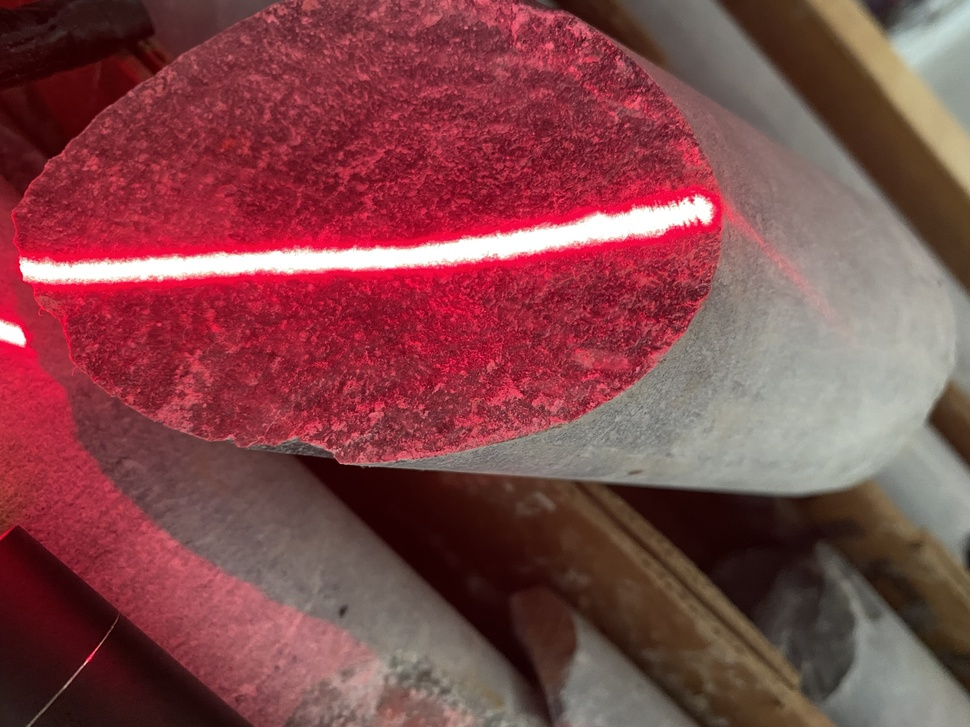
#> input picture ImageProcessing/roughness/IMG_1196.JPEG, 970 x 727 px, shrunk from 2048 x 1536 before the run
$ jupyter execute roughtness.ipynb
#> lines starting #> are read from the running program, lines starting #| are printed output that depends on the picture; after the words box and inside, x2 and y2 are one past the last pixel; in counts of white or black regions, pixels touching at a corner belong together
# Import Packages

[cell 1]
import cv2
import numpy as np

# Reading the image

[cell 2]
img = cv2.imread('IMG_1196.JPEG')
#> img is the input picture: shape (727, 970, 3); mean B, G, R 74.1, 70.5, 130.1
imghsv = cv2.cvtColor(img, cv2.COLOR_BGR2HSV)
#> imghsv: shape (727, 970, 3); mean H, S, V 96.5, 130.5, 130.4

# Determining bounds for red

Based on the results, I think I need to change the bounds a bit. Its catching some of the samples edges and some of the background. Probably just a stricter bound will be okay

[cell 3]
red_lower = np.array([0,100,20])
red_upper = np.array([255, 255, 255])

# Apply Mask

[cell 4]
mask = cv2.inRange(imghsv, red_lower, red_upper)
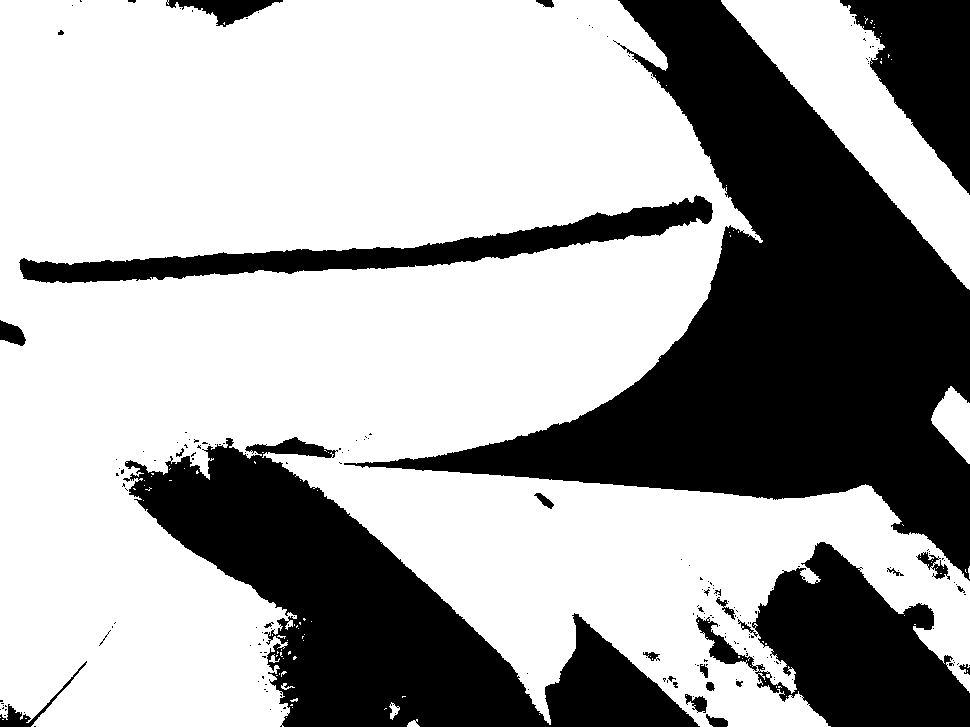
#> mask: shape (727, 970); 65.5% white; 200 black regions (172 under 20 px), largest, box (x1, y1, x2, y2) and area: (344, 0, 970, 581) 121199, (123, 437, 700, 727) 64043, (696, 542, 970, 727) 25374
img_masked = cv2.bitwise_and(img, img, mask=mask)
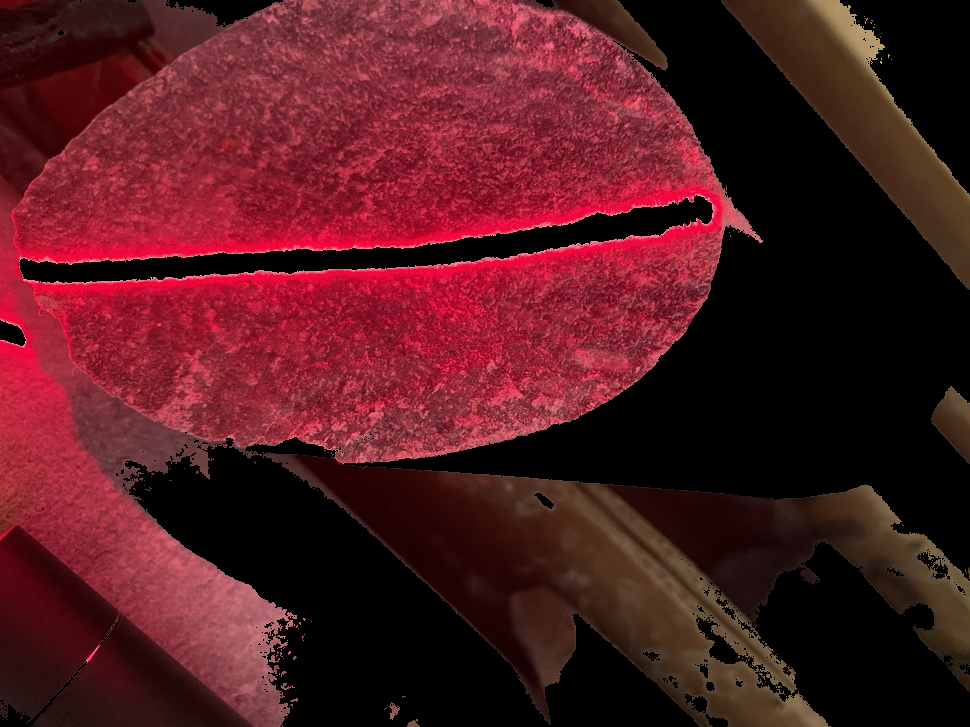
#> img_masked: shape (727, 970, 3); mean B, G, R 31.2, 25.4, 81.1

# Store Results of mask

[cell 5]
cv2.imwrite('outputs/masked.jpg', img_masked)
cv2.imwrite("outputs/mask.jpg", mask)
#> Out = True

[cell 6]
img_edges = cv2.Canny(img_masked,100,200)
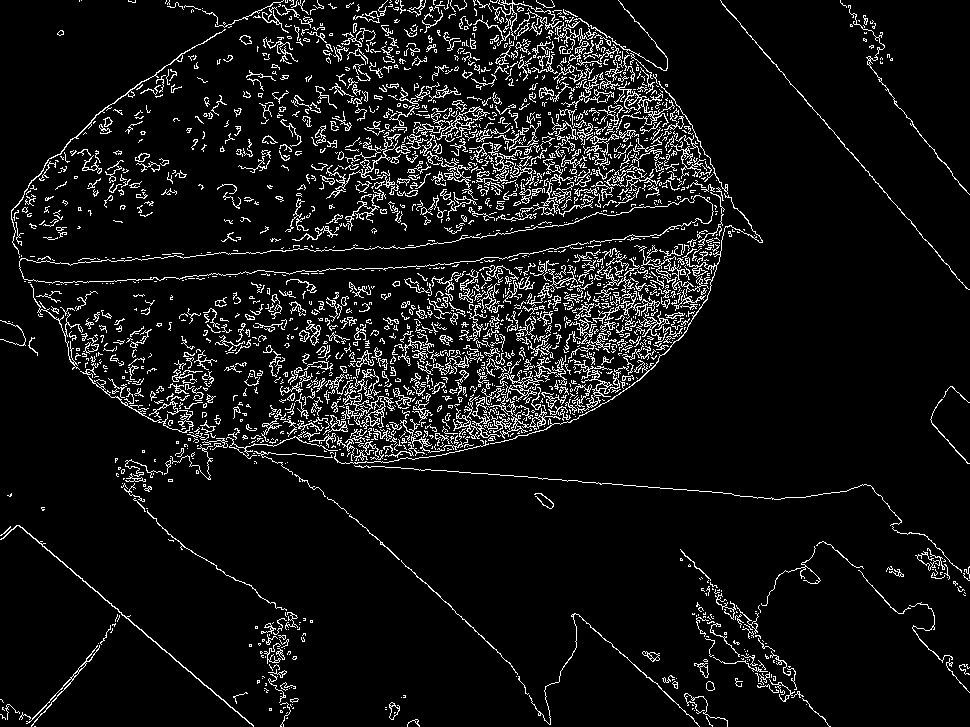
#> img_edges: shape (727, 970); 7.7% white in thin lines or dots
cv2.imwrite("outputs/output.jpg", img_edges)
#> Out = True

$ run again, with ImageProcessing/roughness/IMG_1190.JPEG copied over ImageProcessing/roughness/IMG_1196.JPEG
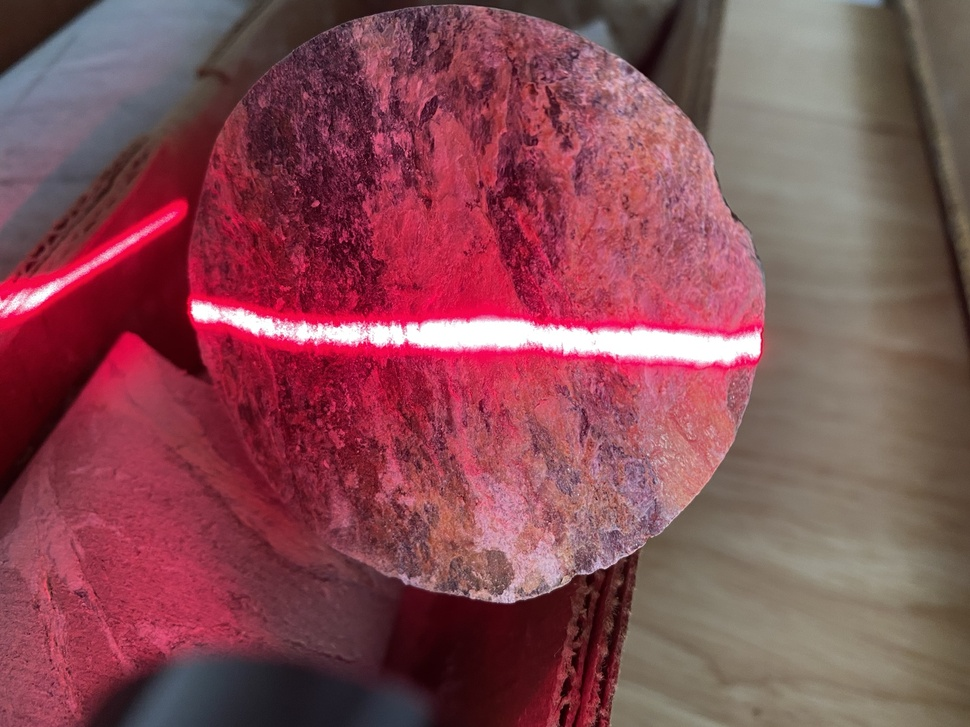
#> input picture ImageProcessing/roughness/IMG_1190.JPEG, 970 x 727 px, shrunk from 2048 x 1536 before the run
#> img is the input picture: shape (727, 970, 3); mean B, G, R 84.3, 75.6, 134.2
#> imghsv: shape (727, 970, 3); mean H, S, V 116.1, 120.3, 135.3
#> `mask = cv2.inRange(imghsv, red_lower, red_upper)`:
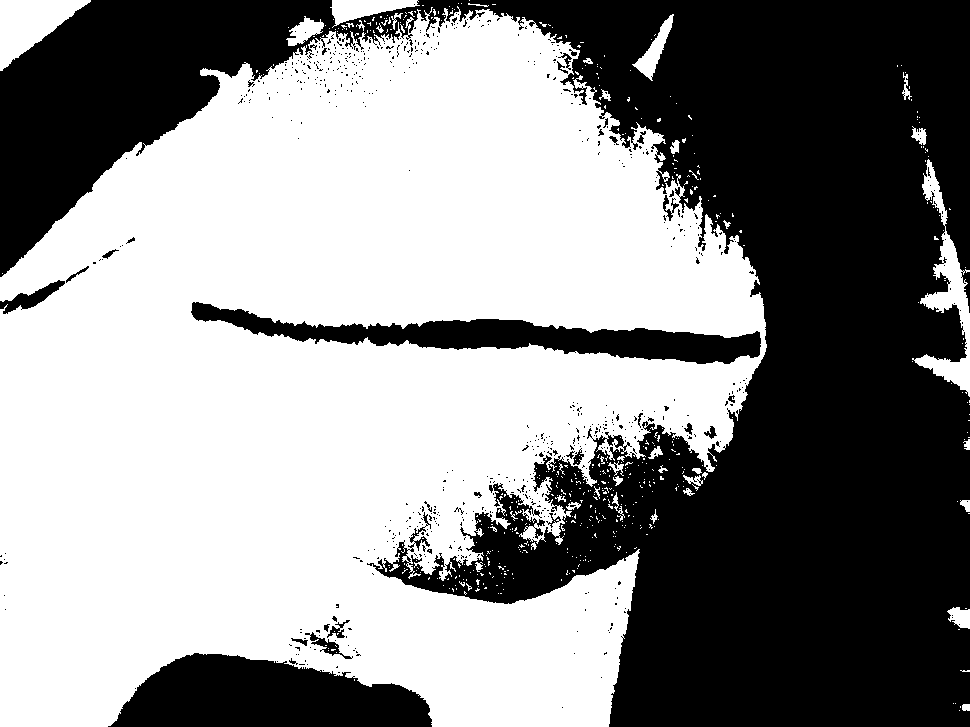
#> mask: shape (727, 970); 55.2% white; 647 black regions (615 under 20 px), largest, box (x1, y1, x2, y2) and area: (0, 0, 970, 727) 281829, (108, 653, 432, 727) 17097, (191, 302, 761, 364) 12620
#> `cv2.imwrite("outputs/mask.jpg", mask)`: Out = True
#> `img_edges = cv2.Canny(img_masked,100,200)`:
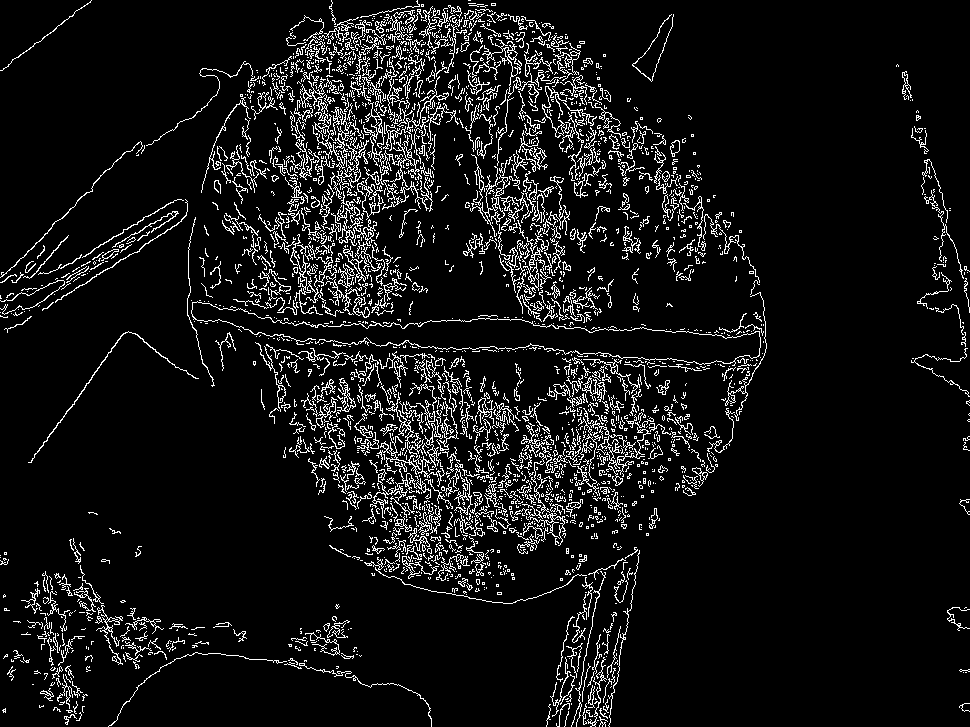
#> img_edges: shape (727, 970); 7.8% white in thin lines or dots

$ run again, with ImageProcessing/roughness/IMG_1191.JPEG copied over ImageProcessing/roughness/IMG_1196.JPEG
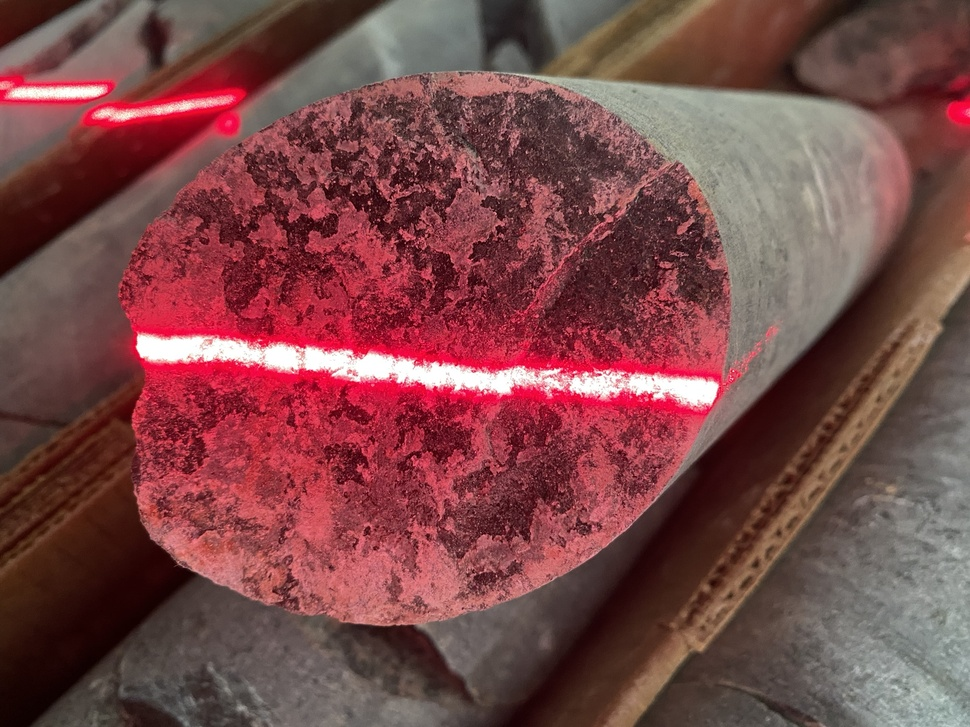
#> input picture ImageProcessing/roughness/IMG_1191.JPEG, 970 x 727 px, shrunk from 2048 x 1536 before the run
#> img is the input picture: shape (727, 970, 3); mean B, G, R 72.8, 72.3, 121.9
#> imghsv: shape (727, 970, 3); mean H, S, V 77.7, 116, 122.2
#> `mask = cv2.inRange(imghsv, red_lower, red_upper)`:
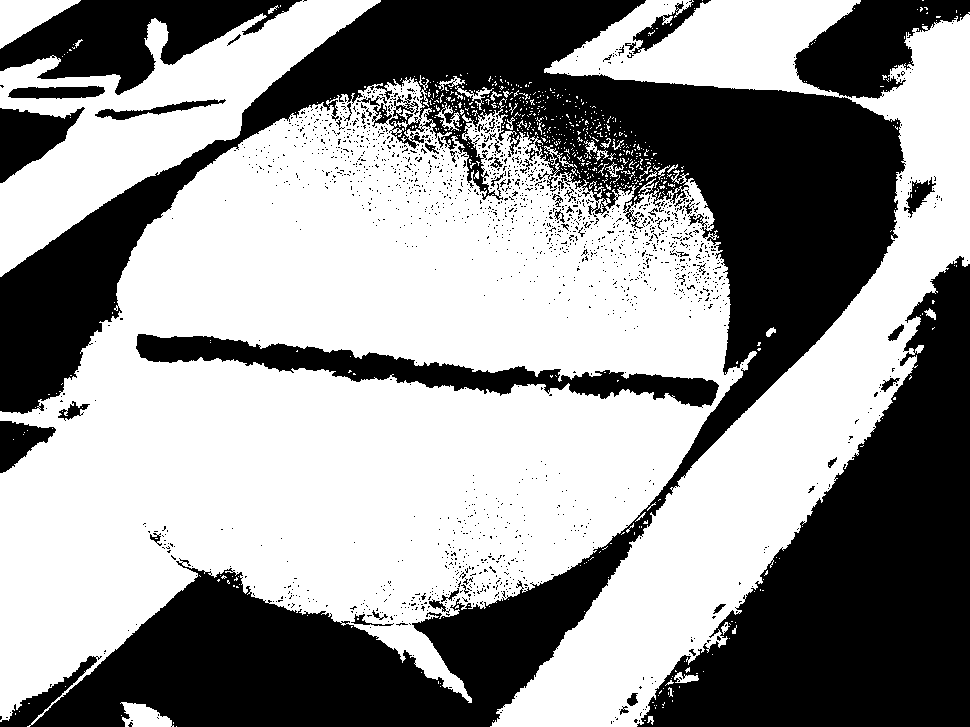
#> mask: shape (727, 970); 58.2% white; 1752 black regions (1695 under 20 px), largest, box (x1, y1, x2, y2) and area: (0, 0, 906, 727) 170897, (637, 256, 970, 727) 72696, (0, 0, 302, 95) 13943
#> `cv2.imwrite("outputs/mask.jpg", mask)`: Out = True
#> `img_edges = cv2.Canny(img_masked,100,200)`:
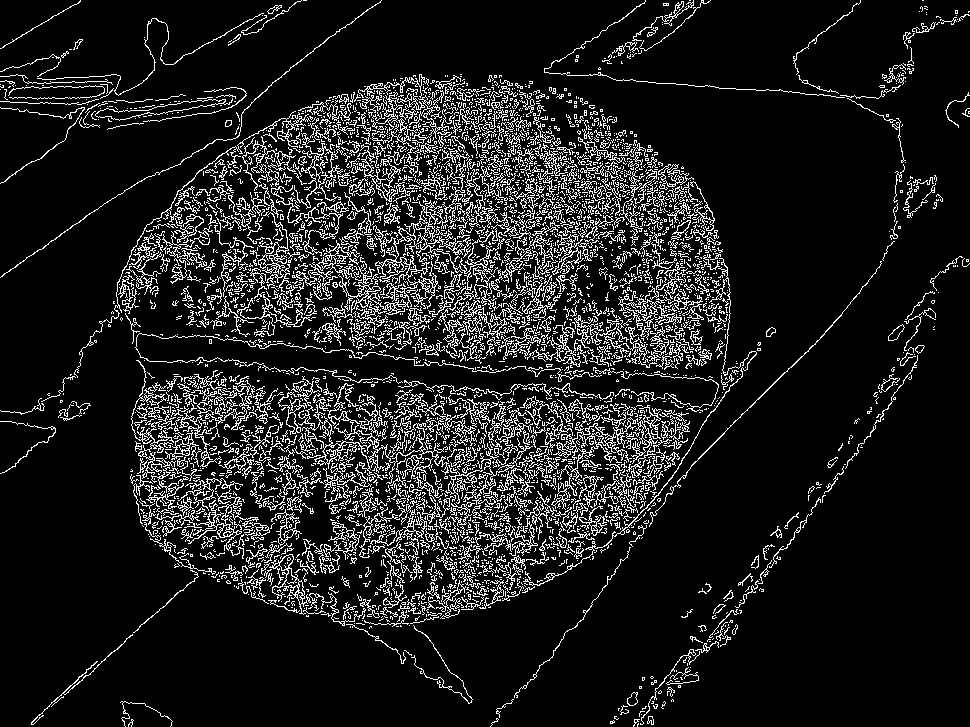
#> img_edges: shape (727, 970); 11.6% white in thin lines or dots

$ run again, with ImageProcessing/roughness/IMG_1193.JPEG copied over ImageProcessing/roughness/IMG_1196.JPEG
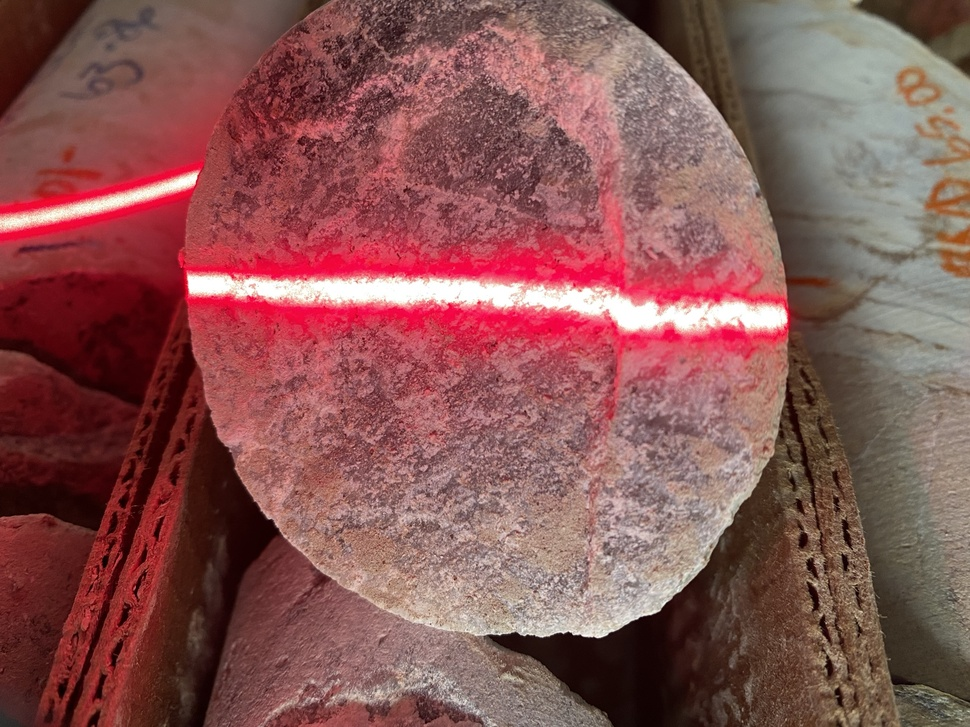
#> input picture ImageProcessing/roughness/IMG_1193.JPEG, 970 x 727 px, shrunk from 2048 x 1536 before the run
#> img is the input picture: shape (727, 970, 3); mean B, G, R 84, 85.5, 136
#> imghsv: shape (727, 970, 3); mean H, S, V 67.7, 112.5, 136.3
#> `mask = cv2.inRange(imghsv, red_lower, red_upper)`:
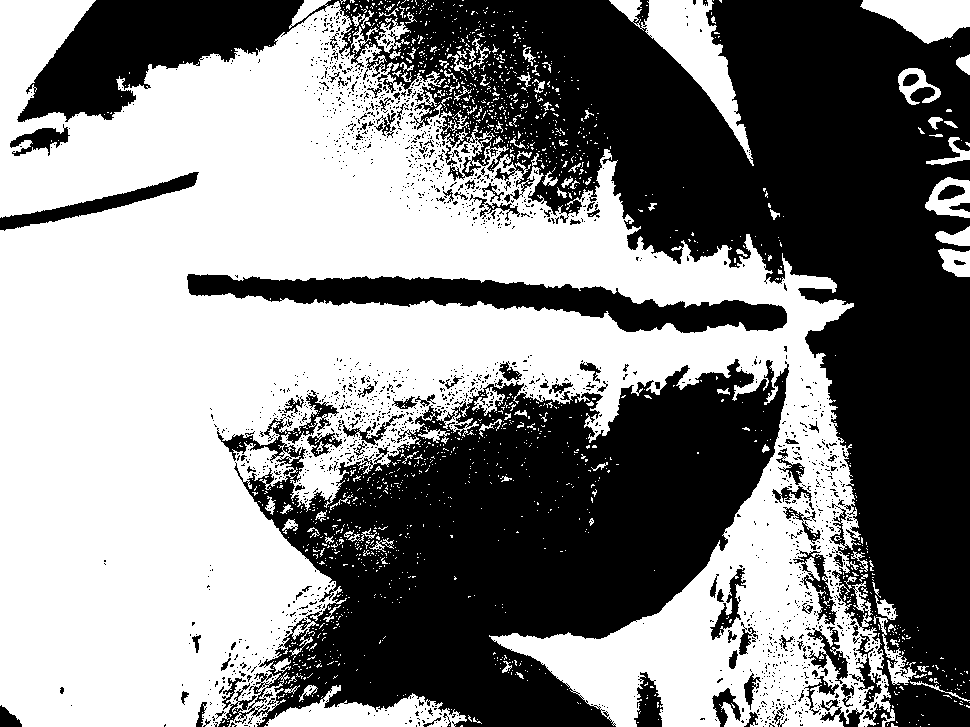
#> mask: shape (727, 970); 52.3% white; 1857 black regions (1748 under 20 px), largest, box (x1, y1, x2, y2) and area: (17, 0, 970, 727) 184415, (217, 359, 789, 727) 115699, (187, 274, 787, 333) 14609
#> `cv2.imwrite("outputs/mask.jpg", mask)`: Out = True
#> `img_edges = cv2.Canny(img_masked,100,200)`:
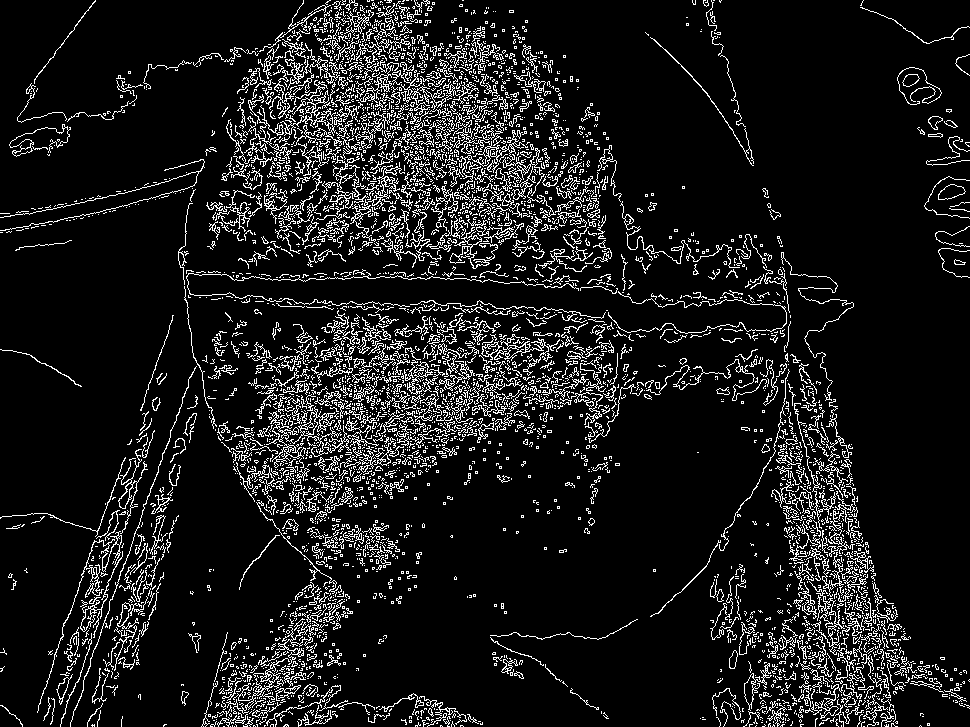
#> img_edges: shape (727, 970); 10.2% white in thin lines or dots
